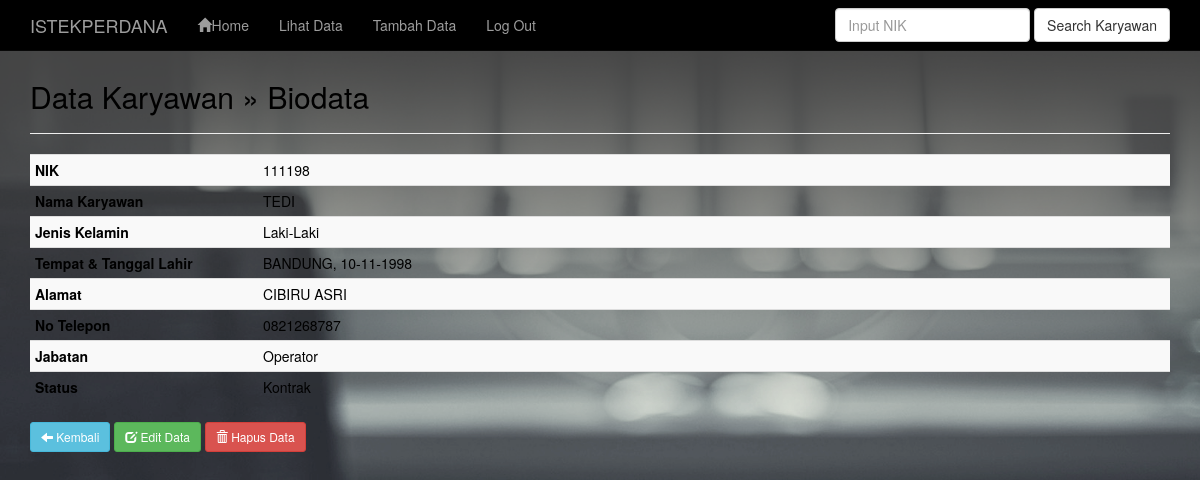
/admin/profile.php?nik=111198, run on the app's committed database.
### tables this page shows
CREATE TABLE `karyawan` (
  `nik` varchar(10) NOT NULL,
  `nama` varchar(50) NOT NULL,
  `jenis_kelamin` text NOT NULL,
  `tempat_lahir` varchar(30) NOT NULL,
  `tanggal_lahir` varchar(30) NOT NULL,
  `alamat` varchar(50) NOT NULL,
  `no_telepon` varchar(10) NOT NULL,
  `jabatan` varchar(15) NOT NULL,
  `status` varchar(15) NOT NULL
);

### admin/profile.php (the view, shortened to what this page needs)
<?php
include("header.php");
include("koneksi.php");
?>
	<div class="container">
		<div class="content">
			<h2>Data Karyawan &raquo; Biodata</h2>
			<hr />
			<?php
			$nik = $_GET['nik'];
			$sql = mysqli_query($koneksi, "SELECT * FROM karyawan WHERE nik='$nik'");
			if(mysqli_num_rows($sql) == 0){
				header("Location: index.php");
			}else{
				$row = mysqli_fetch_assoc($sql);
			}
			?>
			<table class="table table-striped table-condensed">
				<tr>
					<th width="20%">NIK</th>
					<td><?php echo $row['nik']; ?></td>
				</tr>
				<tr>
					<th>Nama Karyawan</th>
					<td><?php echo $row['nama']; ?></td>
				</tr>
				<tr>
					<th>Jenis Kelamin</th>
					<td><?php echo $row['jenis_kelamin']; ?></td>
				</tr>
				<tr>
					<th>Tempat & Tanggal Lahir</th>
					<td><?php echo $row['tempat_lahir'].', '.$row['tanggal_lahir']; ?></td>
				</tr>
				<tr>
					<th>Alamat</th>
					<td><?php echo $row['alamat']; ?></td>
				</tr>
				<tr>
					<th>No Telepon</th>
					<td><?php echo $row['no_telepon']; ?></td>
				</tr>
				<tr>
					<th>Jabatan</th>
					<td><?php echo $row['jabatan']; ?></td>
				</tr>
				<tr>
					<th>Status</th>
					<td><?php echo $row['status']; ?></td>
				</tr>
			</table>
			<a href="data.php" class="btn btn-sm btn-info"><span class="glyphicon glyphicon-arrow-left" aria-hidden="true"></span> Kembali</a>
			<a href="edit.php?nik=<?php echo $row['nik']; ?>" class="btn btn-sm btn-success"><span class="glyphicon glyphicon-edit" aria-hidden="true"></span> Edit Data</a>
			<a href="profile.php?aksi=delete&nik=<?php echo $row['nik']; ?>" class="btn btn-sm btn-danger" onclick="return confirm('Anda yakin akan mengahapus data <?php echo $row['nama']; ?>')"><span class="glyphicon glyphicon-trash" aria-hidden="true"></span> Hapus Data</a>
		</div>
	</div>
<?php
include("footer.php");
?>

### admin/css/style.css (style rules this page uses)
.content { margin-top: 80px; }
body { background-image:url('../img/bg.png'); background-size: cover; background-attachment: fixed; background-repeat: no-repeat; color: rgb(0, 0, 0); }

### data on the page
karyawan: nik "111198", nama "TEDI", jenis_kelamin "Laki-Laki", tempat_lahir "BANDUNG", tanggal_lahir "10-11-1998", alamat "CIBIRU ASRI", no_telepon "0821268787", jabatan "Operator", status "Kontrak"
